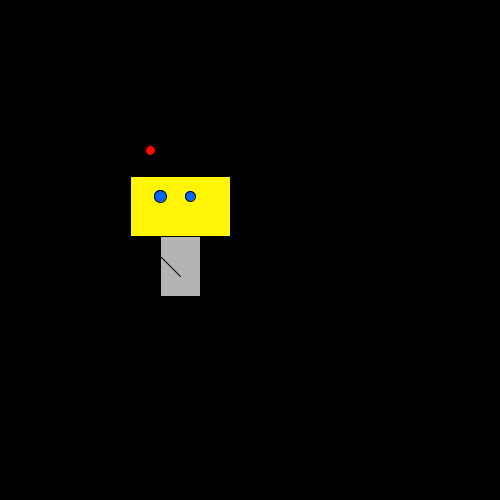
Frame 1 (no input)
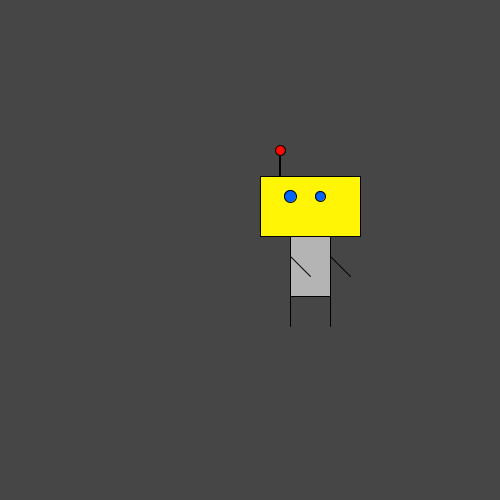
Frame 60 (the mouse pressed at the canvas centre just before this capture)
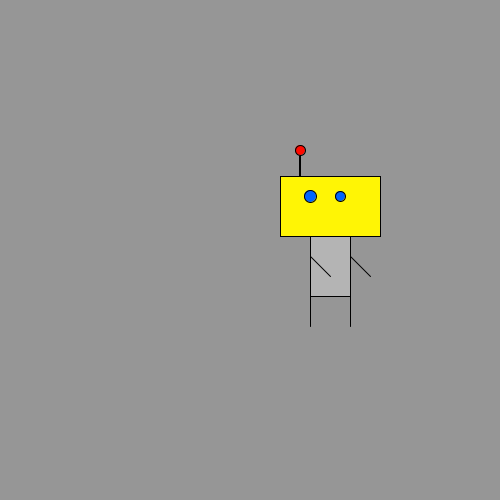
Frame 120 (the mouse held since frame 60 and released just before this capture)

The Processing sketch that drew these frames (run headless with seeded random() and noise(); from frame 60 on, the mouse is pressed at the canvas centre):

// Processing sketch: processing_125171
// ── processing_125171.pde

int monsterX;
int monsterY;
int richting;
int kleur;
int teller;
boolean test;

void setup() {
  size(500,500);
  monsterX = 150;
  monsterY = 150;
  richting = 10;
  kleur = 0;
  teller = 0;
}

void draw() {
  background(kleur);
  rectMode(CENTER);
  stroke(0);
  
  achtergrondKleur();
  tekenen();
  bounce();
  tellen();
  bewegen();
}

void achtergrondKleur() {
  for(int i = 0; i < 5; i++) {
    kleur = kleur + i;
  }
  if(kleur >= 255) {
    kleur = 0;
  }
}

void bewegen() {
    monsterX = monsterX + richting;
}

void bounce() {
    if(monsterX > 500 || monsterX < 0){
    richting = -richting;
    teller++;
  }
}

void tellen() {
    if(teller == 10) {
    teller = 0;
    test = !test;
  }
}

void tekenen() {
  /* Antenne */
  if(test == true) {
  fill(0);
  } else {
  fill(255,10,0);
  }
  ellipse(monsterX,monsterY,10,10); //220 194
  fill(0);
  rect(monsterX,monsterY+16,1,20); //220 210
  /* Lijf */
  if(test == true) {
  fill(0);
  } else {
  fill(255,245,5);
  }
  rect(monsterX+30,monsterY+56,100,60); //250 250
  if(test == true) {
  fill(0);
  } else {
  fill(180,180,180);
  }
  rect(monsterX+30,monsterY+116,40,60); //250 310
  /* Armen */
  line(monsterX+10,monsterY+106,monsterX+30,monsterY+126); //230 300 250 320
  line(monsterX+50,monsterY+106,monsterX+70,monsterY+126); //270 300 290 320
  /* Benen */
  line(monsterX+10,monsterY+146,monsterX+10,monsterY+176); //230 340 230 370
  line(monsterX+50,monsterY+146,monsterX+50,monsterY+176); //270 340 270 370
  /* Ogen */
  if(test == true) {
  fill(0);
  } else {
  fill(0,100,255);
  }
  ellipse(monsterX+10,monsterY+46,12,12); //230 240
  if(test == true) {
  fill(0);
  } else {
  fill(0,100,255);
  }
  ellipse(monsterX+40,monsterY+46,10,10); //260 240
}
